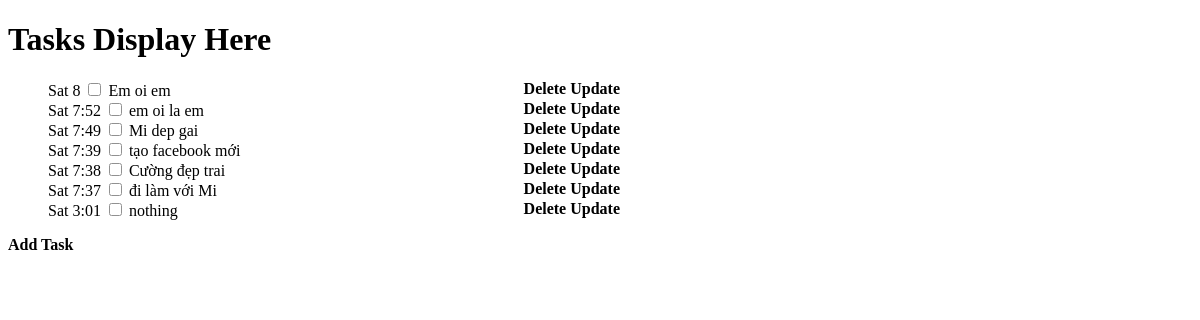
The page /tasks/ on the database as committed earlier.
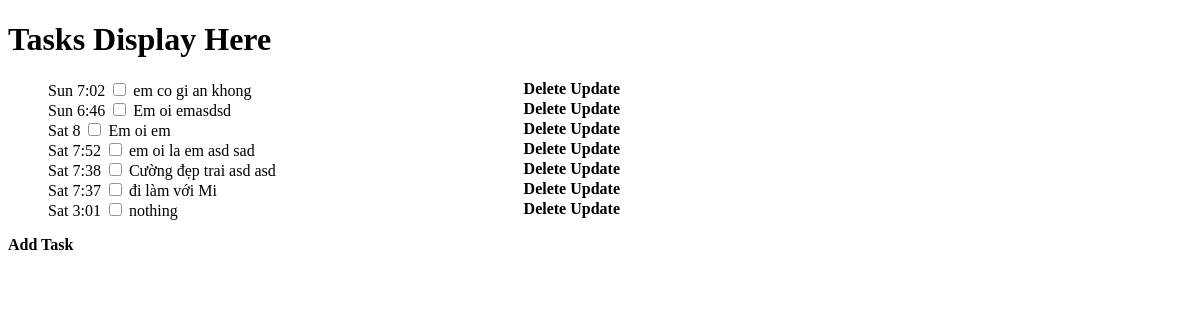
The same page on the database as committed later.
### tasks/models.py (models this page shows, shortened)
class TaskList(models.Model):
    title = models.CharField(max_length=100,blank=False)
    detail = models.TextField(max_length=100,blank=True)
    created_at = models.DateTimeField(auto_now_add=True)
    class Meta:
        ordering = ['-created_at']

### tasks/views.py (the view)
# urls.py: path('', views.tasks , name="tasks"),
def tasks(request):
    tasklist = TaskList.objects.all()
    context = {
        'tasks' : tasklist
    }
    return render(request, 'tasks/tasks.html', context)

### tasks/templates/tasks/tasks.html
{% extends 'tasks/layout.html' %}
{% block body %}
<h1>Tasks Display Here</h1>
<div class="task-list">
    <ul>
        {% for task in tasks %}
        <li>
            <div class="text-field">
                {{task.created_at|date:"D f"}}
                <input type="checkbox" id="{{task.id}}">
                <label for="">{{task.title}}</label>
            </div>
            <div class="button-field">
                <a href="form/delete/{{task.id}}">Delete</a>
                <a href="form/{{task.id}}/update">Update</a>
            </div>
        </li>
        {% endfor %}
    </ul>
    <a href="{% url 'addtasks' %}">Add Task</a>
</div>
{% endblock %}

### tasks/templates/tasks/layout.html (shortened to what this page needs)
<!DOCTYPE html>
<html>
    <head>
    {% load static %}
    <link rel="stylesheet" type="text/css" href="{% static 'tasks/css/style.css' %}">
    </head>
    <body>
        {% block body %}
        {% endblock %}
    </body>
</html>

### tasks/static/tasks/css/style.css (style rules this page uses)
.task-list li { width: 50%; list-style-type:none; display: flex; justify-content: space-between; }
.task-list input[type="checkbox"], .task-list input[type="checkbox"]:checked + label { opacity: .8; text-decoration: line-through; }
.task-list a { text-decoration: none; color: black; font-weight: bold; }

Rows that differ between the two databases and show on the page:
removed TaskList: created_at "Sat 7:49", title "Mi dep gai"
removed TaskList: created_at "Sat 7:39", title "tạo facebook mới"
added TaskList: created_at "Sun 7:02", title "em co gi an khong"
added TaskList: created_at "Sun 6:46", title "Em oi emasdsd"
changed TaskList "Sat 7:52": title "em oi la em" → "em oi la em asd sad"
changed TaskList "Sat 7:38": title "Cường đẹp trai" → "Cường đẹp trai asd asd"
